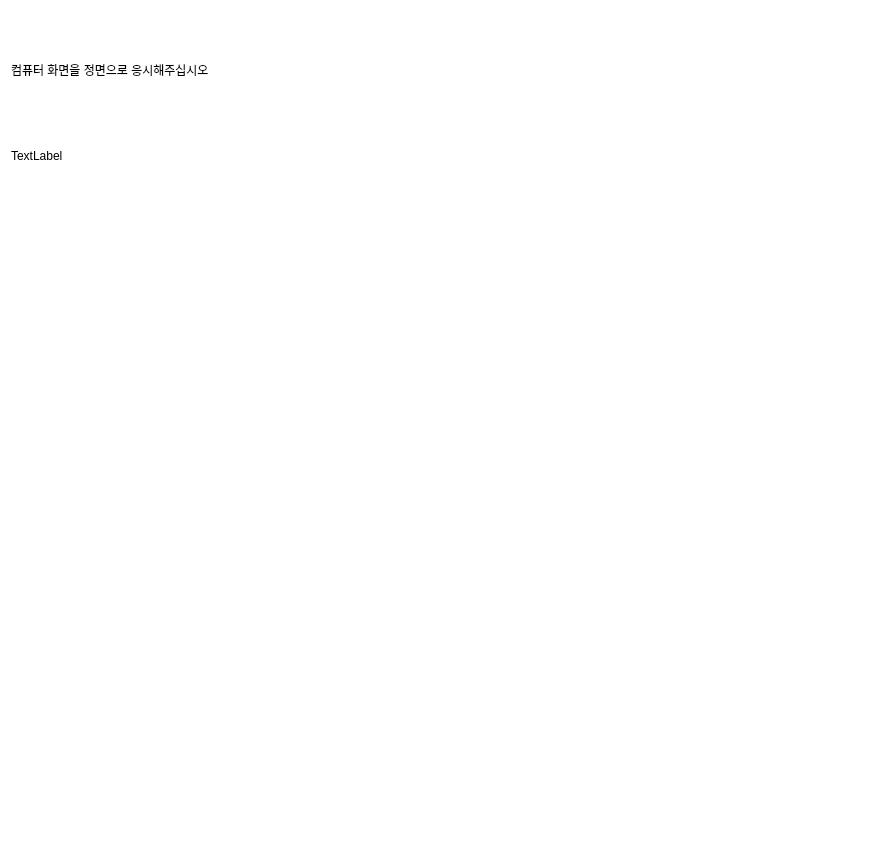
<?xml version="1.0" encoding="UTF-8"?>
<ui version="4.0">
 <class>Dialog</class>
 <widget class="QDialog" name="Dialog">
  <property name="geometry">
   <rect>
    <x>0</x>
    <y>0</y>
    <width>884</width>
    <height>845</height>
   </rect>
  </property>
  <property name="windowTitle">
   <string>Dialog</string>
  </property>
  <property name="styleSheet">
   <string notr="true">background-color: rgb(255, 255, 255);</string>
  </property>
  <layout class="QGridLayout" name="gridLayout">
   <item row="0" column="0">
    <layout class="QVBoxLayout" name="verticalLayout">
     <property name="spacing">
      <number>70</number>
     </property>
     <property name="topMargin">
      <number>50</number>
     </property>
     <property name="bottomMargin">
      <number>50</number>
     </property>
     <item>
      <widget class="QLabel" name="label">
       <property name="styleSheet">
        <string notr="true">font: 63 26pt &quot;에스코어 드림 6 Bold&quot;;</string>
       </property>
       <property name="text">
        <string>컴퓨터 화면을 정면으로 응시해주십시오</string>
       </property>
      </widget>
     </item>
     <item>
      <widget class="QLabel" name="label_2">
       <property name="text">
        <string>TextLabel</string>
       </property>
      </widget>
     </item>
    </layout>
   </item>
   <item row="1" column="0">
    <spacer name="verticalSpacer">
     <property name="orientation">
      <enum>Qt::Vertical</enum>
     </property>
     <property name="sizeHint" stdset="0">
      <size>
       <width>20</width>
       <height>568</height>
      </size>
     </property>
    </spacer>
   </item>
  </layout>
 </widget>
 <resources/>
 <connections/>
</ui>
